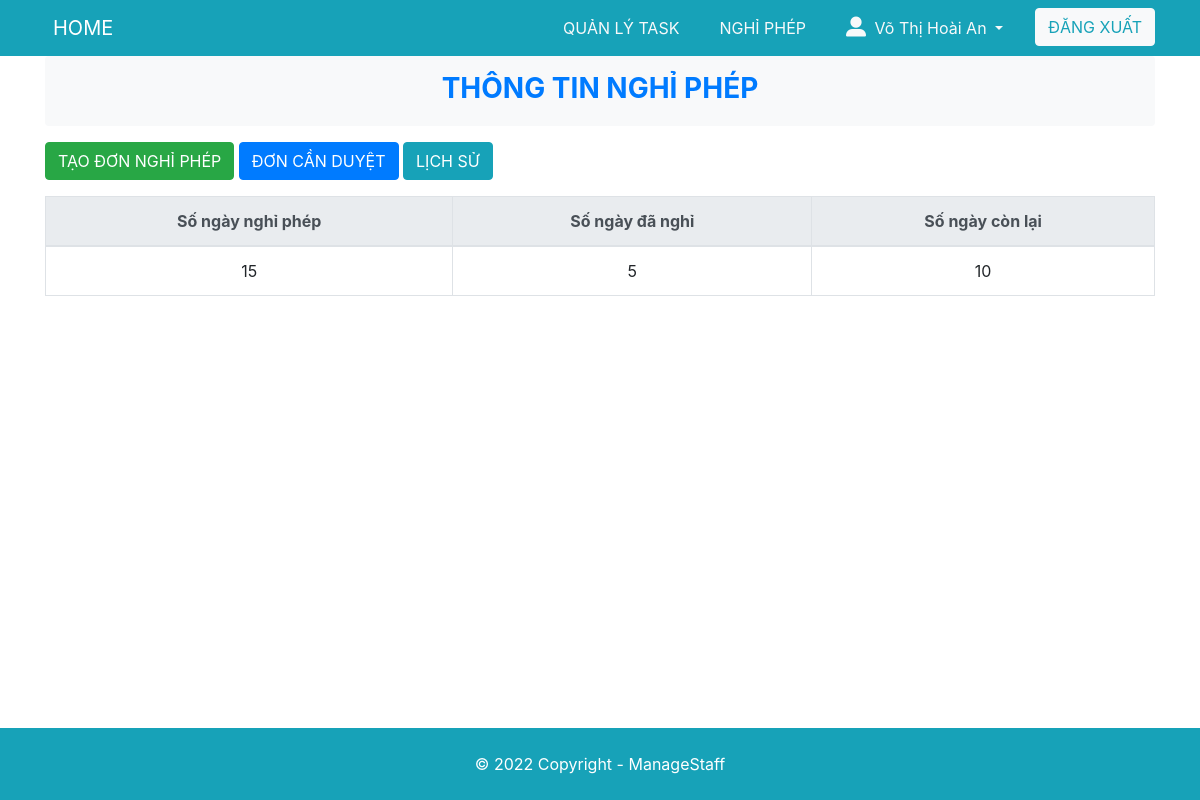
The app's page /nghiphep/Manager/index-nghiphep.php (signed in) with its own data.
### tables this page shows
CREATE TABLE `account` (
  `id` int(255) NOT NULL,
  `username` varchar(255) NOT NULL,
  `password` varchar(255) NOT NULL,
  `role` int(10) DEFAULT NULL,
  `email` varchar(255) NOT NULL,
  `name` varchar(255) NOT NULL,
  `phone` varchar(255) DEFAULT NULL,
  `gender` int(11) NOT NULL,
  `birthday` varchar(255) DEFAULT NULL,
  `cmnd` int(255) NOT NULL,
  `ethnic` varchar(255) NOT NULL,
  `levels` varchar(255) NOT NULL,
  `phongban` varchar(255) NOT NULL,
  `MaPB` varchar(255) NOT NULL,
  `address` varchar(255) NOT NULL,
  `nation` varchar(255) NOT NULL,
  `image` varchar(255) DEFAULT NULL,
  `dayOff` int(255) DEFAULT NULL,
  `dayOffUsed` int(255) DEFAULT NULL,
  `dayOffLeft` int(255) DEFAULT NULL
);

### www/nghiphep/Manager/index-nghiphep.php (the view, shortened to what this page needs)
<?php
    if (!isset($_SESSION['user'])) {
        header('Location: ../login.php');
        exit();
    }else{
        $user = $_SESSION['user'];
    }
?>
<!DOCTYPE html>
<html lang="en">
<head>
	<link rel="stylesheet" href="https://maxcdn.bootstrapcdn.com/bootstrap/4.5.2/css/bootstrap.min.css">
	<link rel="stylesheet" href="/style.css">
</head>
<body>
	<?php include '../../partial/header.php'?>
	<div class="container">
		<header class="text-center bg-light text-primary py-3 rounded">
			<h3 class="display-5 font-weight-bold mb-1 ">THÔNG TIN NGHỈ PHÉP</h3>
		</header>
		<a href="add-dayOff.php" id="create" class="btn btn-success mt-3 mb-3">TẠO ĐƠN NGHỈ PHÉP</a>
		<a href="list-nghiphep.php" id="" class="btn btn-primary mt-3 mb-3">ĐƠN CẦN DUYỆT</a>
		<a href="history-nghiphep.php" id="" class="btn btn-info mt-3 mb-3">LỊCH SỬ</a>
		<table class="table table-bordered ">
		<thead class="thead-light">
			<tr class="text-center">
				<th>Số ngày nghỉ phép</th>
				<th>Số ngày đã nghỉ</th>
				<th>Số ngày còn lại</th>
			</tr>
		</thead>
		<?php
			require_once('../../admin/db.php');
			$sql = "SELECT * FROM account WHERE username=?";
			$conn = connect_db();
			$stm = $conn->prepare($sql);
			$stm->bind_param("s", $user);
			if (!$stm->execute()){
				die('can not execute: ' . $stm->error);
			}
			$result = $stm->get_result();
			while (($row = $result -> fetch_assoc())) {
				$dayOff = $row['dayOff'];
				$dayOffUsed = $row['dayOffUsed'];
				$dayOffLeft = $dayOff - $dayOffUsed;
		?>
		<tr>
			<td class="text-center"><?= $dayOff ?></td>
			<td class="text-center"><?= $dayOffUsed ?></td>
			<td class="text-center"><?= $dayOffLeft ?></td>
		</tr>
		<?php
			}
		?>
	</table>
	</div>
	<?php include '../../partial/footer.php'?>
</body>
</html>

### www/style.css (style rules this page uses)
body { min-height: 100vh; margin: 0; padding: 0; display: flex; flex-direction: column; }

### records on screen
account: dayOff "15", dayOffUsed "5", dayOffLeft "10"

### other values on screen
$_SESSION['name'] "Võ Thị Hoài An"
